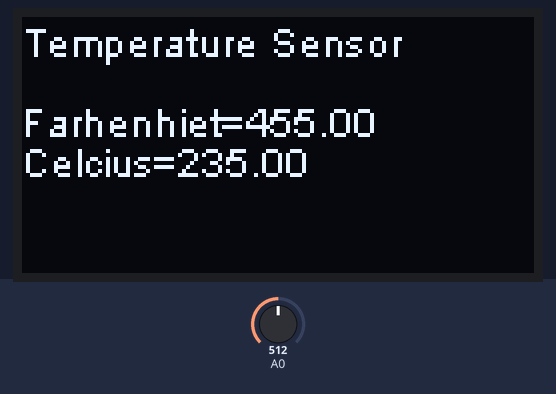
A sketch run on a simulated ESP8266 (NodeMCU). Shown: 128×64 one-colour display. The test bench sets the inputs (shaded band); at power-on: A0 = 512.

Above: at 1.8 s.
1.9 s: A0 set to 716
At 3.3 s:
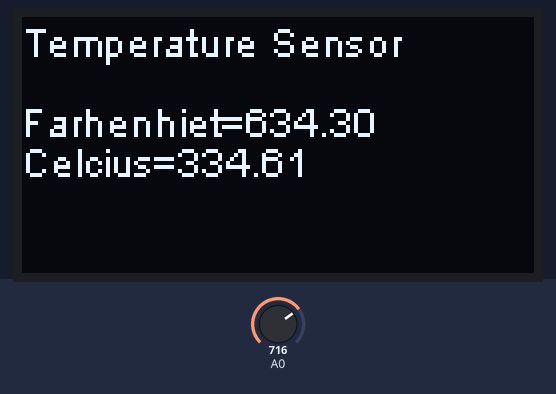
4.5 s: A0 set to 900
At 7.2 s:
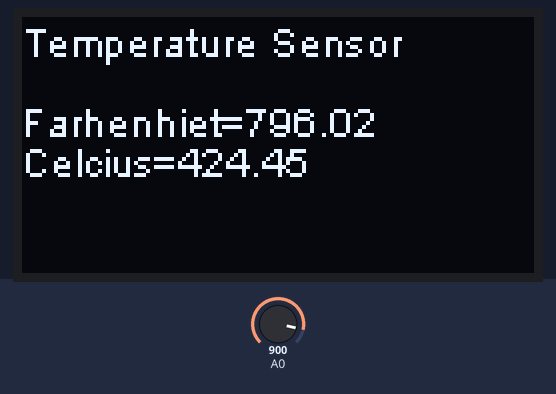
7.5 s: A0 set to 1023
At 9.8 s:
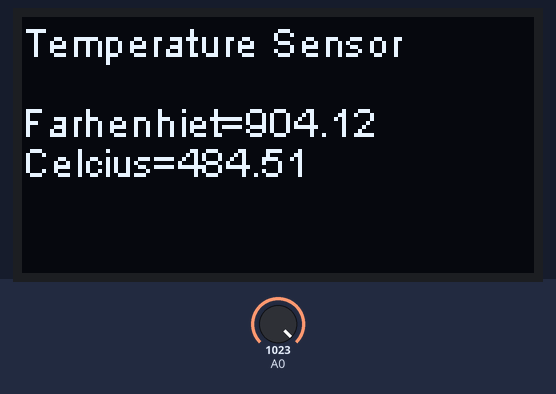
Timing chart, 0 to 11.3 s (numbered marks = the images above; inputs shaded):
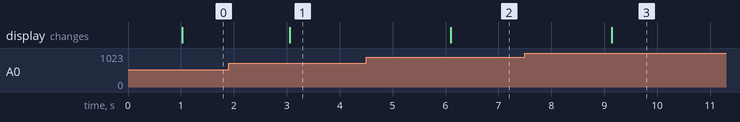

Measured:
- after the input at 1.9 s, the display: changes after 1.2 s (image 1)
- after the input at 4.5 s, the display: changes after 1.6 s (image 2)
- after the input at 7.5 s, the display: changes after 1.6 s (image 3)

The sketch:

esp_temp_oled.ino
```cpp
#include "SSD1306.h"
#include <Wire.h>
SSD1306  display(0x3c, D3, D5);
void setup() {
  Serial.begin(115200);
  display.init();

  display.setContrast(255);

  display.clear();
  display.flipScreenVertically();

}
unsigned int val;
void loop()
{
val = analogRead(A0);
float mv = ( val/1024.0)*5000;
float cel = (mv/10)-15;
float farh = (cel*9)/5 + 32;

  display.setTextAlignment(TEXT_ALIGN_LEFT);
  display.setFont(ArialMT_Plain_10);
  display.drawString(0, 0, "Temperature Sensor");
  String str="Farhenhiet=";
  str+=farh;
  display.drawString(0, 20, str);
  str="Celcius=";
  str+=cel;
  display.drawString(0, 30,str);
  delay(1000);
  display.display();

  display.clear();
}
```
